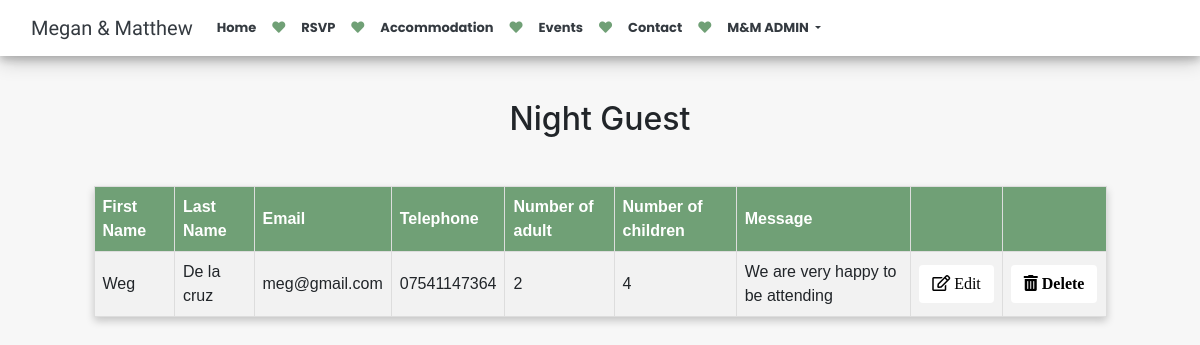
Page /night_data (signed in) on the earlier database version.
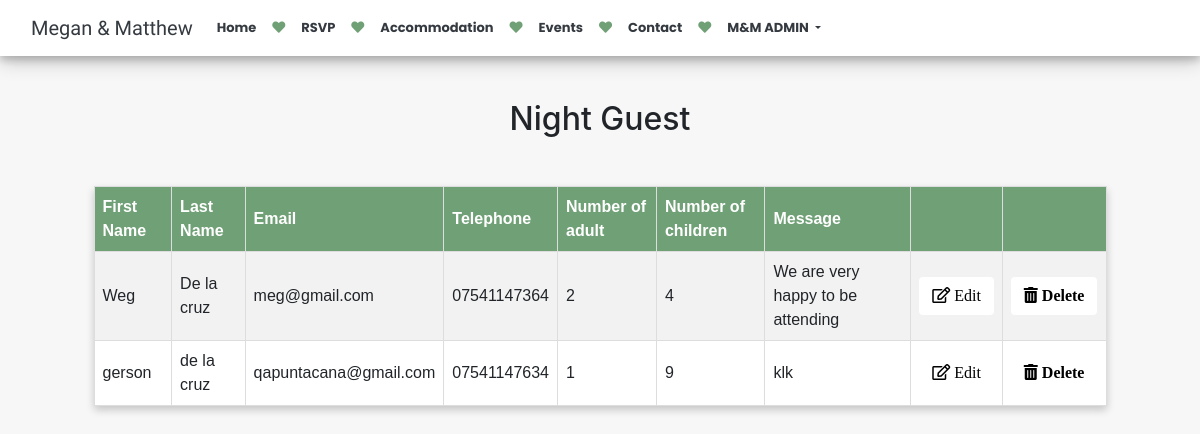
Same page on the later database version.
### megan_wedding/models.py (models this page shows, shortened)
class NightGuest(models.Model):
    first_name = models.CharField(max_length=200, blank=True, null=True)
    last_name = models.CharField(max_length=200, blank=True, null=True)
    email = models.EmailField(max_length=254)
    telephone = models.CharField(max_length=200, blank=True, null=True)
    number_adult = models.IntegerField(blank=True, null=True)
    number_children = models.IntegerField(blank=True, null=True)
    message = models.CharField(max_length=200, blank=True, null=True)

### megan_wedding/views.py (the view)
# urls.py: path('night_data', views.night_guest_data, name="night_data"),
@login_required(login_url= 'login')
def night_guest_data(request):
    NightGuests = NightGuest.objects.all()
    context = {'NightGuests': NightGuests}
    return render(request, 'admin_night_guest_data.html', context)

### templates/admin_night_guest_data.html (shortened to what this page needs)
{% extends 'base.html' %}
{% load crispy_forms_tags %}
{% load static %}
{% block content %}
<section>
    <h2 class="guest-data">Night Guest</h2>
 <div class="table_wrapper table-responsive">
<table id="module_table">
  <tr>
    <th>First Name</th>
    <th>Last Name</th>
    <th>Email</th>
    <th>Telephone</th>
      <th>Number of adult</th>
      <th>Number of children</th>
        <th>Message</th>
    <th></th>
    <th></th>
  </tr>
{% for NightGuest in NightGuests %}
   <tr>
    <td>{{NightGuest.first_name}}</td>
    <td>{{NightGuest.last_name}}</td>
    <td>{{NightGuest.email}}</td>
    <td>{{NightGuest.telephone}}</td>
       <td>{{NightGuest.number_adult}}</td>
       <td>{{NightGuest.number_children}}</td>
       <td>{{NightGuest.message}}</td>
            <td><a href="{% url 'edit' NightGuest.id %}"><button class="btn invite_btn check"><i class="far fa-edit"> Edit</i></button></a> </td>
            <td><a href="{% url 'night_delete' NightGuest.id %}"><button class="btn invite_btn check"><i class="fas fa-trash-alt"> Delete</i></button></a> </td>
      </tr>
    {% endfor %}
</table>
{% endblock content %}

Differences in the rows shown:
added NightGuest: first_name "gerson", last_name "de la cruz", email "qapuntacana@gmail.com", telephone "07541147634", number_adult "1", number_children "9", message "klk"
